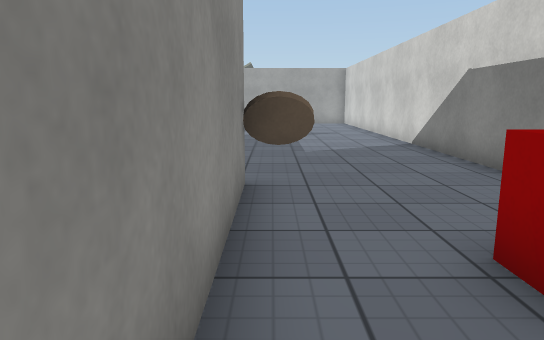
view 1 (above)

12 first-person views from a walk through a 3-D level made in the Unity game engine. The camera is 1.2 m above the floor, tilts 10° down and sees 70° across. The floor is counted in squares, 1 m on a side. Each view is taken from the middle of a square. On the plan, view 1 faces up. The plan holds only what a view shows up to about 15 squares ahead; the rest is blank. The place goes on beyond the plan. The player is left out. Surface patterns are stand-ins for the level's own textures.

view 2
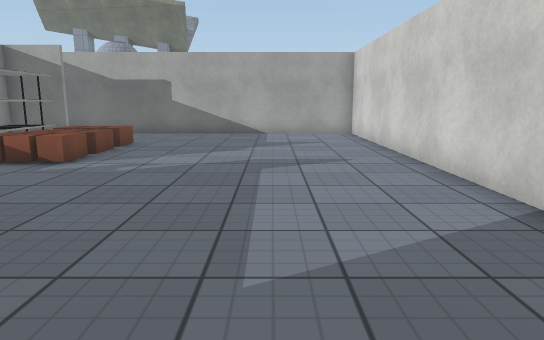

view 3
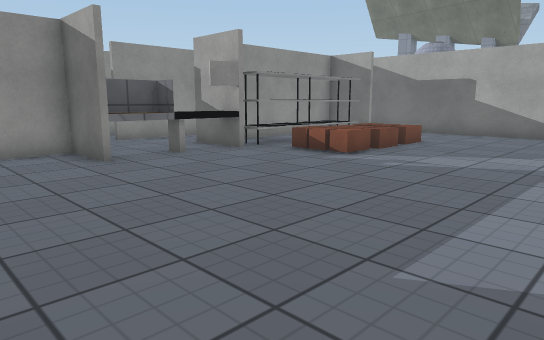

view 4
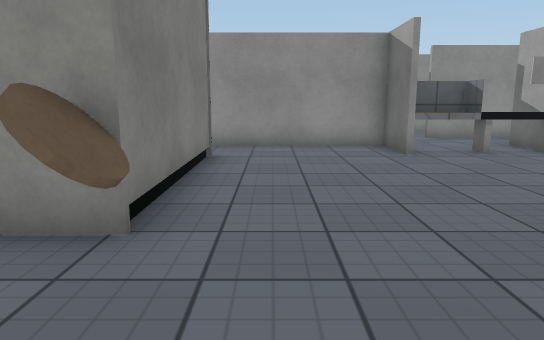

view 5
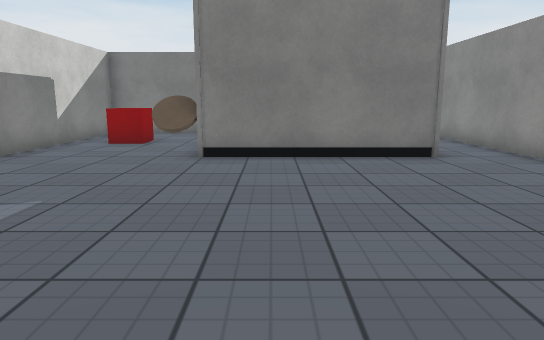

view 6
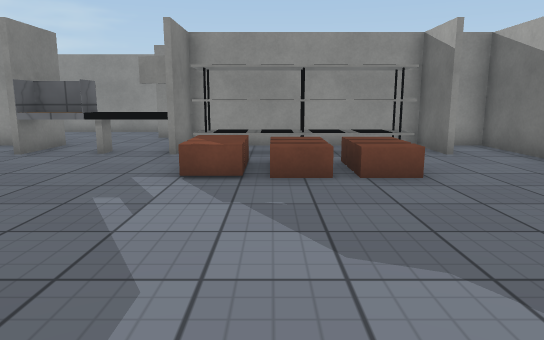

view 7
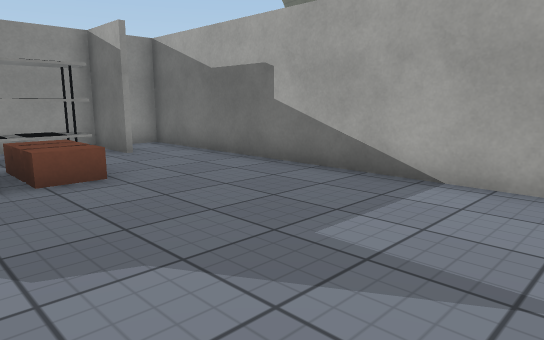

view 8
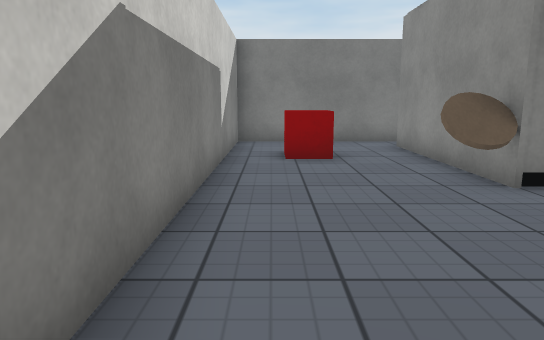

view 9
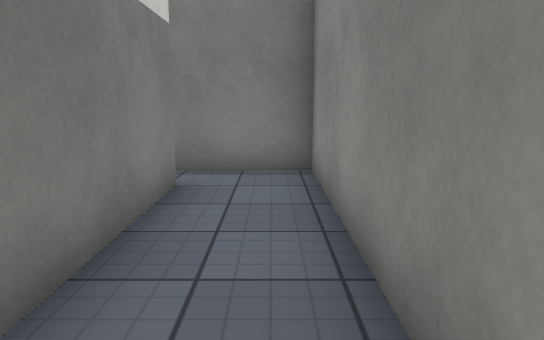

view 10
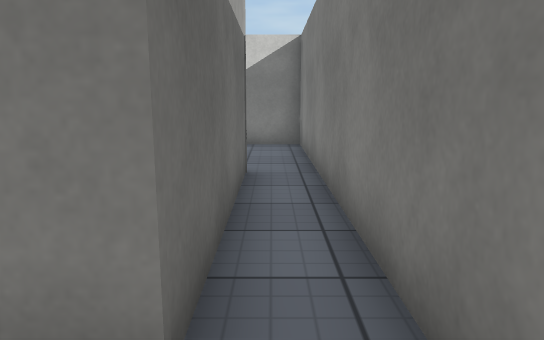

view 11
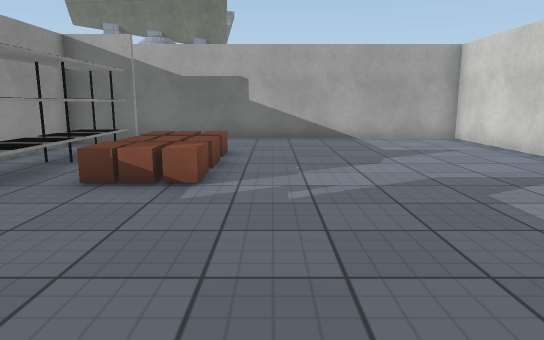

view 12
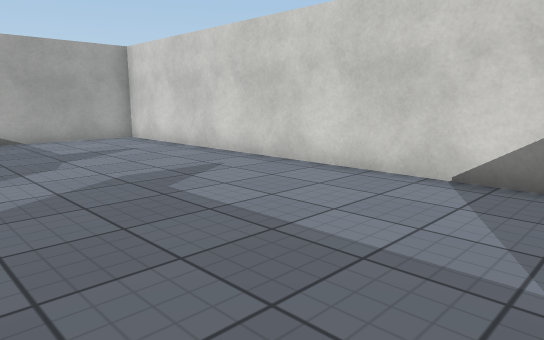

### Floor plan
Key: @ floor where view 1 was taken; # wall or solid block; . floor; / step, stairs or slope; ^ raised ledge; I disc; C red cube; S shelf; O other object.
Columns run from 8 left of view 1 to 4 right of it. Each row starts with its distance up from view 1.
 22 #############
 21 #...........#
 20 ###.........#
 19 #SS.........#
 18 #SS  /......#
 17 #SS///......#
 16 #SS/O/......#
 15 #SS/O/......#
 14 ###.........#
 13   #.........#
 12  #^.........#
 11  #^.........#
 10 ###.........#
  9 #...........#
  8 #...........#
  7 #...........#
  6 #.......I...#
  5 #..#####I...#
  4 #..#   #....#
  3 #..#   #..C.#
  2 #..#   #..CC#
  1 #..#####....#
  0 #.......@...#
 -1 #############

Positions as (right, up) in squares from view 1, and headings:
1: (0, 0), facing up
2: (1, 7), facing up
3: (2, 7), facing up-left
4: (3, 7), facing left
5: (-2, 14), facing down
6: (3, 16), facing left
7: (3, 16), facing up-left
8: (3, 11), facing down
9: (-7, 6), facing down
10: (-7, 0), facing right
11: (-2, 9), facing up
12: (-2, 9), facing up-right
